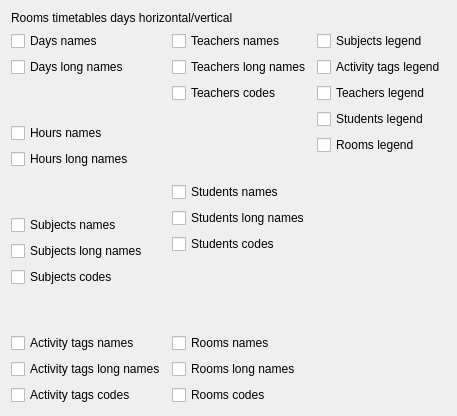
     <widget class="QWidget" name="tabWidgetPage12">
      <attribute name="title">
       <string>12</string>
      </attribute>
      <layout class="QGridLayout" name="gridLayout_13">
       <item row="0" column="0" colspan="3">
        <widget class="QLabel" name="label_12">
         <property name="text">
          <string>Rooms timetables days horizontal/vertical</string>
         </property>
        </widget>
       </item>
       <item row="1" column="0">
        <layout class="QVBoxLayout" name="verticalLayout_17">
         <item>
          <widget class="QCheckBox" name="roomsDaysHVDaysNamesCheckBox">
           <property name="text">
            <string>Days names</string>
           </property>
          </widget>
         </item>
         <item>
          <widget class="QCheckBox" name="roomsDaysHVDaysLongNamesCheckBox">
           <property name="text">
            <string>Days long names</string>
           </property>
          </widget>
         </item>
         <item>
          <spacer name="verticalSpacer_44">
           <property name="orientation">
            <enum>Qt::Vertical</enum>
           </property>
           <property name="sizeHint" stdset="0">
            <size>
             <width>20</width>
             <height>40</height>
            </size>
           </property>
          </spacer>
         </item>
         <item>
          <widget class="QCheckBox" name="roomsDaysHVHoursNamesCheckBox">
           <property name="text">
            <string>Hours names</string>
           </property>
          </widget>
         </item>
         <item>
          <widget class="QCheckBox" name="roomsDaysHVHoursLongNamesCheckBox">
           <property name="text">
            <string>Hours long names</string>
           </property>
          </widget>
         </item>
         <item>
          <spacer name="verticalSpacer_45">
           <property name="orientation">
            <enum>Qt::Vertical</enum>
           </property>
           <property name="sizeHint" stdset="0">
            <size>
             <width>20</width>
             <height>40</height>
            </size>
           </property>
          </spacer>
         </item>
         <item>
          <widget class="QCheckBox" name="roomsDaysHVSubjectsNamesCheckBox">
           <property name="text">
            <string>Subjects names</string>
           </property>
          </widget>
         </item>
         <item>
          <widget class="QCheckBox" name="roomsDaysHVSubjectsLongNamesCheckBox">
           <property name="text">
            <string>Subjects long names</string>
           </property>
          </widget>
         </item>
         <item>
          <widget class="QCheckBox" name="roomsDaysHVSubjectsCodesCheckBox">
           <property name="text">
            <string>Subjects codes</string>
           </property>
          </widget>
         </item>
         <item>
          <spacer name="verticalSpacer_46">
           <property name="orientation">
            <enum>Qt::Vertical</enum>
           </property>
           <property name="sizeHint" stdset="0">
            <size>
             <width>20</width>
             <height>40</height>
            </size>
           </property>
          </spacer>
         </item>
         <item>
          <widget class="QCheckBox" name="roomsDaysHVActivityTagsNamesCheckBox">
           <property name="text">
            <string>Activity tags names</string>
           </property>
          </widget>
         </item>
         <item>
          <widget class="QCheckBox" name="roomsDaysHVActivityTagsLongNamesCheckBox">
           <property name="text">
            <string>Activity tags long names</string>
           </property>
          </widget>
         </item>
         <item>
          <widget class="QCheckBox" name="roomsDaysHVActivityTagsCodesCheckBox">
           <property name="text">
            <string>Activity tags codes</string>
           </property>
          </widget>
         </item>
        </layout>
       </item>
       <item row="1" column="1">
        <layout class="QVBoxLayout" name="verticalLayout_18">
         <item>
          <widget class="QCheckBox" name="roomsDaysHVTeachersNamesCheckBox">
           <property name="text">
            <string>Teachers names</string>
           </property>
          </widget>
         </item>
         <item>
          <widget class="QCheckBox" name="roomsDaysHVTeachersLongNamesCheckBox">
           <property name="text">
            <string>Teachers long names</string>
           </property>
          </widget>
         </item>
         <item>
          <widget class="QCheckBox" name="roomsDaysHVTeachersCodesCheckBox">
           <property name="text">
            <string>Teachers codes</string>
           </property>
          </widget>
         </item>
         <item>
          <spacer name="verticalSpacer_47">
           <property name="orientation">
            <enum>Qt::Vertical</enum>
           </property>
           <property name="sizeHint" stdset="0">
            <size>
             <width>20</width>
             <height>40</height>
            </size>
           </property>
          </spacer>
         </item>
         <item>
          <widget class="QCheckBox" name="roomsDaysHVStudentsNamesCheckBox">
           <property name="text">
            <string>Students names</string>
           </property>
          </widget>
         </item>
         <item>
          <widget class="QCheckBox" name="roomsDaysHVStudentsLongNamesCheckBox">
           <property name="text">
            <string>Students long names</string>
           </property>
          </widget>
         </item>
         <item>
          <widget class="QCheckBox" name="roomsDaysHVStudentsCodesCheckBox">
           <property name="text">
            <string>Students codes</string>
           </property>
          </widget>
         </item>
         <item>
          <spacer name="verticalSpacer_48">
           <property name="orientation">
            <enum>Qt::Vertical</enum>
           </property>
           <property name="sizeHint" stdset="0">
            <size>
             <width>20</width>
             <height>40</height>
            </size>
           </property>
          </spacer>
         </item>
         <item>
          <widget class="QCheckBox" name="roomsDaysHVRoomsNamesCheckBox">
           <property name="text">
            <string>Rooms names</string>
           </property>
          </widget>
         </item>
         <item>
          <widget class="QCheckBox" name="roomsDaysHVRoomsLongNamesCheckBox">
           <property name="text">
            <string>Rooms long names</string>
           </property>
          </widget>
         </item>
         <item>
          <widget class="QCheckBox" name="roomsDaysHVRoomsCodesCheckBox">
           <property name="text">
            <string>Rooms codes</string>
           </property>
          </widget>
         </item>
        </layout>
       </item>
       <item row="1" column="2">
        <layout class="QVBoxLayout" name="verticalLayout_45">
         <item>
          <widget class="QCheckBox" name="roomsDaysHVSubjectsLegendCheckBox">
           <property name="text">
            <string>Subjects legend</string>
           </property>
          </widget>
         </item>
         <item>
          <widget class="QCheckBox" name="roomsDaysHVActivityTagsLegendCheckBox">
           <property name="text">
            <string>Activity tags legend</string>
           </property>
          </widget>
         </item>
         <item>
          <widget class="QCheckBox" name="roomsDaysHVTeachersLegendCheckBox">
           <property name="text">
            <string>Teachers legend</string>
           </property>
          </widget>
         </item>
         <item>
          <widget class="QCheckBox" name="roomsDaysHVStudentsLegendCheckBox">
           <property name="text">
            <string>Students legend</string>
           </property>
          </widget>
         </item>
         <item>
          <widget class="QCheckBox" name="roomsDaysHVRoomsLegendCheckBox">
           <property name="text">
            <string>Rooms legend</string>
           </property>
          </widget>
         </item>
         <item>
          <spacer name="verticalSpacer_102">
           <property name="orientation">
            <enum>Qt::Vertical</enum>
           </property>
           <property name="sizeHint" stdset="0">
            <size>
             <width>20</width>
             <height>40</height>
            </size>
           </property>
          </spacer>
         </item>
        </layout>
       </item>
      </layout>
     </widget>
